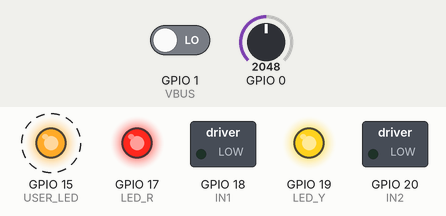
Simulated run of this sketch. Board: ESP32-C6. Parts: switched loads named in the sketch (green lamp = pin HIGH), output pins drawn as LEDs (lit = HIGH). Dashed ring = blinking. The inputs (shaded band) are chosen by the test bench; at power-on: GPIO 1 (VBUS) LOW, GPIO 0 = 2048. WiFi joins after 1.5 s; servers stay silent unless stated; storage starts empty; random numbers use the default seed unless the sketch sets one; what the sketch prints to the serial monitor is not drawn.

Above: at 0.88 s.
1.3 s: GPIO 1 (VBUS) driven HIGH
At 2.46 s:
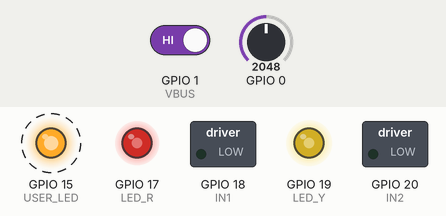
4.4 s: GPIO 1 (VBUS) driven LOW
7.5 s: GPIO 1 (VBUS) driven HIGH
At 14.02 s:
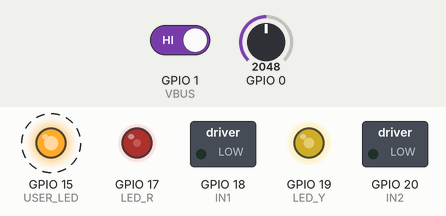
Timing chart, 0 to 17.8 s (numbered marks = the images above; inputs shaded):
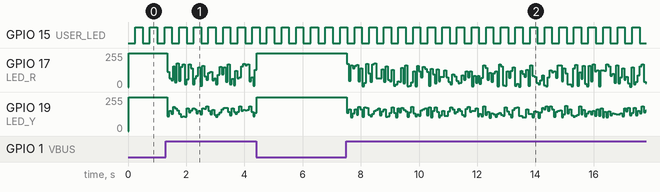

The sketch:

loco_decoder_v3.ino
```cpp
//
// Simple POC for control of locomotive
//  based on esp32-web-server-websocket-sliders example from
// Rui Santos & Sara Santos - Random Nerd Tutorials
//

// v3 - version for the Seed Studio XIAO ESP32C6based hardware

#include <Arduino.h>
#include <WiFi.h>
#include <ESPAsyncWebServer.h>
#include <AsyncTCP.h>
#include "LittleFS.h"
#include <Arduino_JSON.h>

// hardware defines
// LEDs
#define USER_LED          15   // GPIO pin for heartbeat LED
#define LED_TIMEOUT       250  //Heartbeat LED cycle time in ms
#define FLICKER_TIMEOUT   66  //Firebox LED cycle time in ms
// H-bridge control outputs
#define IN1        18
#define IN2        20
// Firebox LED outputs
#define LED_R      17
#define LED_Y      19
// VBUS input (digital)
#define VBUS        1
// VBAT input (analogue)
#define VBAT        0
// expansion connector GPIO
#define EXT_GPIO   16

// build configs
//#define DAPOL_B4       // build for Dapol B4
#define DAPOL_58XX     // build for Dapol 58XX
//#define PRM_14XX       // build for PRM 14XX
//#define PRM_PANNIER    // build for PRM 'Pannier'

#ifdef DAPOL_B4
// network credentials for AP
const char* ssid = "Dapol B4";
const char* password = "";
// filepath to root html in FLASH filesystem
const char* index_file = "/dapol_b4.html";
#define FIREBOX_LEDS 1   // red and yellow LEDs in firebox
// motor defines
#define DAPOL 1       // buil for Dapol 0 gauge 5 pole motor
#define DEAD_BAND 130
// PWM init
#define PWM_BITS 8
#define PWM_FREQ 10000
// physics defines
#define FRICTION 1
#endif

#ifdef DAPOL_58XX
// network credentials for AP
const char* ssid = "LocoController";
const char* password = "";
// filepath to root html in FLASH filesystem
const char* index_file = "/dapol_58xx.html";
#define FIREBOX_LEDS 1   // red and yellow LEDs in firebox
// motor defines
#define DAPOL 1       // build for Dapol 0 gauge 5 pole motor
#define DEAD_BAND 120
// PWM init
#define PWM_BITS 8
#define PWM_FREQ 10000
// physics defines
#define FRICTION 1
#endif

#ifdef PRM_14XX
// network credentials for AP
const char* ssid = "PRM 14XX";
const char* password = "";
// filepath to root html in FLASH filesystem
const char* index_file = "/prm_14xx.html";
#define FIREBOX_LEDS 0   // no firebox LEDS
// motor defines
#define N20         1  // build for N20 motor and gearbox
#define DEAD_BAND 100
// PWM init
#define PWM_BITS 8
#define PWM_FREQ 5000
// physics defines
#define FRICTION 1
#endif

#ifdef PRM_PANNIER
// network credentials for AP
const char* ssid = "PRM Pannier";
const char* password = "";
// filepath to root html in FLASH filesystem
const char* index_file = "/prm_pannier.html";
#define FIREBOX_LEDS 0   // no firebox LEDS
// motor defines
#define N20         1  // build for N20 motor and gearbox
#define DEAD_BAND 100
// PWM init
#define PWM_BITS 8
#define PWM_FREQ 5000
// physics defines
#define FRICTION 1
#endif

#define DEBUG        1 // 0 = no debug
#define ACCESS_POINT 1 // 1 = use internal access point, 0 = use external network

// Create AsyncWebServer object on port 80
AsyncWebServer server(80);
// Create a WebSocket object
AsyncWebSocket ws("/ws");

String message = "";
String sliderValue1 = "0";
String sliderValue2 = "0";
String sliderValue3 = "0";
String chargeState = " ";

int power = 0;
int motor_power = 0;
int throttle = 0;
int reverser = 0;
int brake = 100;

int lastFlickerTime = 0;
int lastLedTime = 0;
int ledState = 0;
int vbat = 0;

//Json Variable to Hold values
JSONVar sliderValues;

//Get Slider Values
String getSliderValues(){
  sliderValues["sliderValue1"] = sliderValue1;
  sliderValues["sliderValue2"] = sliderValue2;
  sliderValues["sliderValue3"] = sliderValue3;
  sliderValues["power"] = String(power);

  if (digitalRead(VBUS)) {             // add charging state to VBAT reading
  chargeState = "(charging)  "+String(float(vbat)/1000);
  sliderValues["batteryvolts"] = chargeState;
  } else {
    sliderValues["batteryvolts"] = String(float(vbat)/1000);
  }

  String jsonString = JSON.stringify(sliderValues);

  if (DEBUG) {
    Serial.println(jsonString);
  }
  return jsonString;}

// Initialize LittleFS
void initFS() {
  if (!LittleFS.begin()) {
    Serial.println("An error has occurred while mounting LittleFS");
  }
  else{
   Serial.println("LittleFS mounted successfully");
  }
}

// Initialize WiFi
void initWiFi() {

  if (ACCESS_POINT) { // use internal access point

    Serial.print("Setting AP (Access Point)…");
    WiFi.softAP(ssid /*, password*/);   // password parameter removed for open access

    IPAddress IP = WiFi.softAPIP();
    Serial.print("AP IP address: ");
    Serial.println(IP);

  } else { // use external network

    WiFi.mode(WIFI_STA);
    WiFi.begin(ssid, password);
    Serial.print("Connecting to WiFi ..");

    while (WiFi.status() != WL_CONNECTED) {
      Serial.print('.');
      delay(1000);
      }

    Serial.println(WiFi.localIP());
  }
}


void notifyClients(String sliderValues) {
  ws.textAll(sliderValues);
}

void handleWebSocketMessage(void *arg, uint8_t *data, size_t len) {
  AwsFrameInfo *info = (AwsFrameInfo*)arg;
  if (info->final && info->index == 0 && info->len == len && info->opcode == WS_TEXT) {
    data[len] = 0;
    message = (char*)data;

    if (DEBUG) {
      Serial.print("message = ");     Serial.println(message);
    }

    if (message.indexOf("1s") >= 0) {
      sliderValue1 = message.substring(2);
      notifyClients(getSliderValues());
    }

    if (message.indexOf("2s") >= 0) {
      sliderValue2 = message.substring(2);
      notifyClients(getSliderValues());
    }

    if (message.indexOf("3s") >= 0) {
      sliderValue3 = message.substring(2);
      notifyClients(getSliderValues());
    }
    if (strcmp((char*)data, "getValues") == 0) {
      notifyClients(getSliderValues());
    }
  }
}
void onEvent(AsyncWebSocket *server, AsyncWebSocketClient *client, AwsEventType type, void *arg, uint8_t *data, size_t len) {
  switch (type) {
    case WS_EVT_CONNECT:
      Serial.printf("WebSocket client #%u connected from %s\n", client->id(), client->remoteIP().toString().c_str());
      break;
    case WS_EVT_DISCONNECT:
      Serial.printf("WebSocket client #%u disconnected\n", client->id());
      break;
    case WS_EVT_DATA:
      handleWebSocketMessage(arg, data, len);
      break;
    case WS_EVT_PONG:
    case WS_EVT_ERROR:
      break;
  }
}

void initWebSocket() {
  ws.onEvent(onEvent);
  server.addHandler(&ws);
}

void setup() {
  Serial.begin(115200);
  Serial.println("startup...");

  initFS();
  initWiFi();

 // Set motor connections as outputs
  pinMode(IN1, OUTPUT);
  pinMode(IN2, OUTPUT);

// set up PWM
  ledcAttach(IN1, PWM_FREQ, PWM_BITS);
  ledcAttach(IN2, PWM_FREQ, PWM_BITS);

// Stop motor (Hi-Z)
  digitalWrite(IN1, LOW);
  digitalWrite(IN2, LOW);

  initWebSocket();

// Web Server Root URL
  server.on("/", HTTP_GET, [](AsyncWebServerRequest *request){
    request->send(LittleFS, index_file, "text/html");
  });

  server.serveStatic("/", LittleFS, "/");

// Start server
  server.begin();

// set up on board 'heartbeat' LED
  pinMode(USER_LED, OUTPUT);
  ledcAttach(USER_LED, PWM_FREQ, PWM_BITS);

#ifdef FIREBOX_LEDS
// set up firebox LEDs
  pinMode(LED_Y,    OUTPUT);
  pinMode(LED_R,    OUTPUT);
  ledcAttach(LED_Y,    PWM_FREQ, PWM_BITS);
  ledcAttach(LED_R,    PWM_FREQ, PWM_BITS);

// firebox LEDs are initially off (1 = off)
  ledcWrite(LED_Y, 255);
  ledcWrite(LED_R, 255);
#endif

// 'charge' detection is by sensing VBUS
  pinMode(VBUS, INPUT);

}

void loop() {

// it's alive! LED
  if ((millis() - lastLedTime) > LED_TIMEOUT) {

    lastLedTime = millis();

    if (ledState == 0) {

      ledcWrite(USER_LED, 255);
      ledState++;

    } else { // heartbeat LED 'on' is used to trigger a number of 'real time' processes

      ledcWrite(USER_LED, 0);
      ledState--;

  // read battery voltage
    vbat = analogReadMilliVolts(VBAT) * 2; // VBAT input is via a 2:1 resistive divider
    notifyClients(getSliderValues());

  // place power calculation here to create illusion of momentum by discretly iterating over the loop timesteps

    throttle = map(sliderValue1.toInt(), 0, 100, 0, 100);
    reverser = map(sliderValue2.toInt(), -50, 50, -95, 95);
    brake = map(sliderValue3.toInt(), 0, 100, 0, 100);

    power = power +  throttle/8 - FRICTION - brake/8;

      if (power <= 0) { // clamp to min
        power = 0;
      }

      if (power >= abs(reverser)) { // clamp to reverser magnitude
        power = abs(reverser);
      }

      motor_power = power + DEAD_BAND;

      if (motor_power >= 250) { // clamp to max
        motor_power = 250;
      }
      if (motor_power <= (DEAD_BAND)) { // turn off if at DEAD_BAND
        motor_power = 0;
      }

      if (0) {
        Serial.print("VBAT (mV)) = ");     Serial.println(vbat);
        Serial.print("throttle = ");       Serial.print(throttle);
        Serial.print("   reverser = ");    Serial.print(reverser);
        Serial.print("   brake = ");       Serial.print(brake);
        Serial.print("   power = ");       Serial.print(power);
        Serial.print("   motor power = "); Serial.println(motor_power);
        Serial.println();
      }
  }
  }

#ifdef FIREBOX_LEDS
  if ((millis() - lastFlickerTime) > FLICKER_TIMEOUT) {

    lastFlickerTime = millis();

// FIXME - this needs to be tied to actual charging rather than bus power present
  if (digitalRead(VBUS)) {             // only illuminate firebox if charging
    ledcWrite(LED_R, 255-(random(180)+75));
    ledcWrite(LED_Y, 255-(random(90)+65));
   } else {                            //LEDs off
    ledcWrite(LED_Y, 255);
    ledcWrite(LED_R, 255);
   }

}
# endif

// set PWM channel according to direction
  if (reverser >= 0) {
    ledcWrite(IN1, 0);
    ledcWrite(IN2, motor_power);
  } else {
    ledcWrite(IN2, 0);
    ledcWrite(IN1, motor_power);
  }

  ws.cleanupClients();

}
```

Measured:
- by itself, GPIO 15 (USER_LED): alternates HIGH for 0.25 s and LOW for 0.25 s
